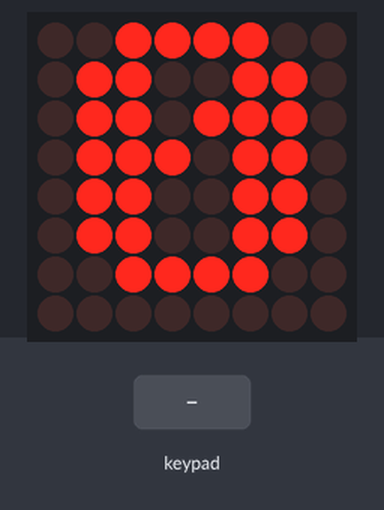
Recording of a sketch running on a simulated ESP32. On the bench: 8×8 LED matrix. The test bench sets the inputs (shaded band).

Above: at 1.2 s.
1.3 s: keypad keys 1 3 1 2 1 4 2 7 A pressed 0.4 s apart
At 5.6 s:
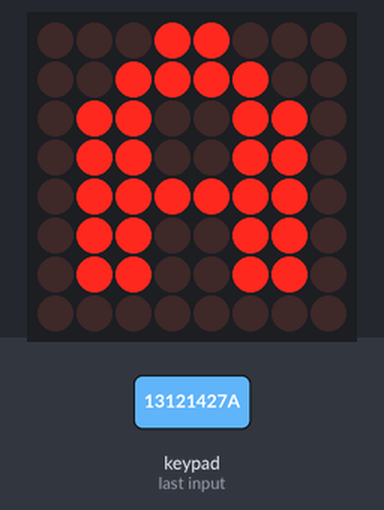
6.4 s: key '5' pressed
At 7.2 s:
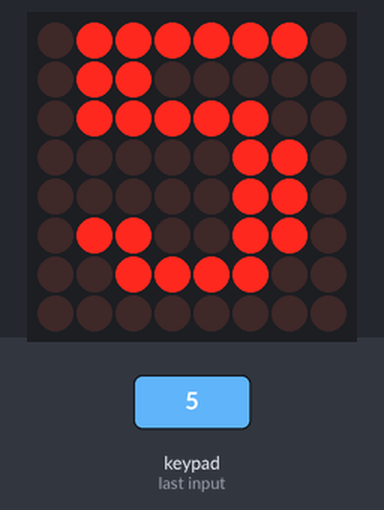
7.9 s: keypad keys 2 6 2 5 3 3 3 2 D pressed 0.4 s apart
At 12.0 s:
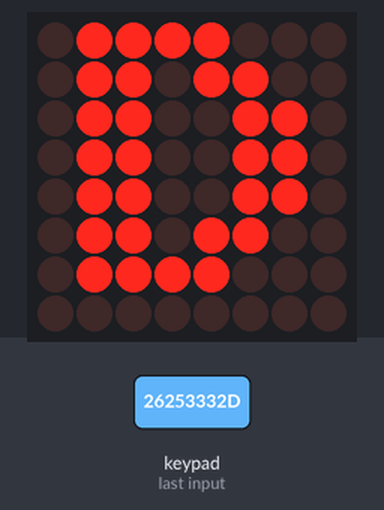
13.0 s: key 'B' pressed
At 14.2 s:
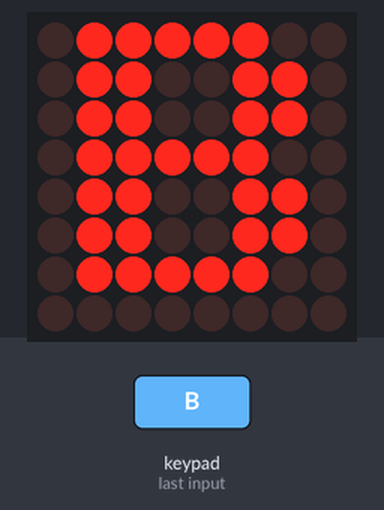
14.5 s: key '8' pressed
At 15.7 s:
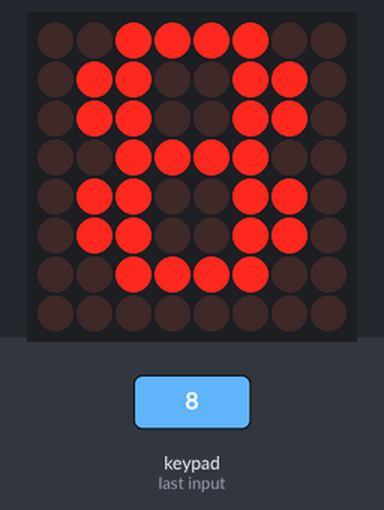
16.0 s: keypad keys 1 3 9 7 2 2 2 2 pressed 0.4 s apart
At 18.0 s:
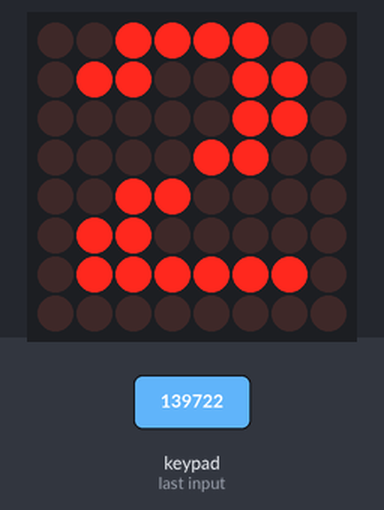
Timing chart, 0 to 19.5 s (numbered marks = the images above; inputs shaded):
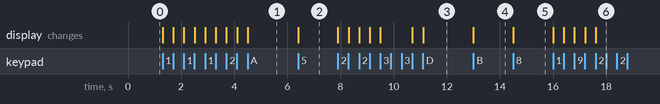

Measured:
- after the input at 1.3 s, the display: first changes at once (image 1 shows a later state)
- after the input at 6.4 s, the display: changes at once (image 2)
- after the input at 7.9 s, the display: first changes at once (image 3 shows a later state)
- after the input at 13.0 s, the display: changes at once (image 4)
- after the input at 14.5 s, the display: changes at once (image 5)
- after the input at 16.0 s, the display: first changes at once (image 6 shows a later state)

The sketch:

ESP32_U1_Keypad_DotMatrix.ino
```cpp
#include <Keypad.h>
#include <LedControl.h>

/*
  U1: ESP32 อ่าน Keypad แล้วแสดงผลบน 8x8 Dot-matrix ผ่าน MAX7219

  การต่อวงจร:
  - แถวของ 4x4 keypad = GPIO13,12,14,27
  - คอลัมน์ของ 4x4 keypad = GPIO26,25,33,32
  - MAX7219 DIN/CLK/CS = GPIO23,18,5

  การทำงาน:
  - กดปุ่ม 0-F บน keypad
  - ตัวอักษร hex ที่กดจะแสดงบน dot-matrix และค้างไว้จนกว่าจะกดปุ่มใหม่

  จุดที่แก้ได้:
  - rowPins/colPins ถ้าต่อสาย keypad ไม่ตรงกับโค้ด
  - glyphs[] ถ้าต้องการเปลี่ยนรูปตัวอักษรบน dot-matrix
*/

// MAX7219: DIN=23, CLK=18, CS=5 ถ้าต่อสายต่างจากนี้ให้แก้เลขพินตรงนี้
LedControl matrix(23, 18, 5, 1);

const byte ROWS = 4;
const byte COLS = 4;
char keys[ROWS][COLS] = {
  {'1', '2', '3', 'A'},
  {'4', '5', '6', 'B'},
  {'7', '8', '9', 'C'},
  {'E', '0', 'F', 'D'}
};
byte rowPins[ROWS] = {13, 12, 14, 27};
byte colPins[COLS] = {26, 25, 33, 32};
Keypad keypad = Keypad(makeKeymap(keys), rowPins, colPins, ROWS, COLS);

const byte glyphs[16][8] = {
  {0x3C,0x66,0x6E,0x76,0x66,0x66,0x3C,0x00},
  {0x18,0x38,0x18,0x18,0x18,0x18,0x7E,0x00},
  {0x3C,0x66,0x06,0x0C,0x30,0x60,0x7E,0x00},
  {0x3C,0x66,0x06,0x1C,0x06,0x66,0x3C,0x00},
  {0x0C,0x1C,0x2C,0x4C,0x7E,0x0C,0x0C,0x00},
  {0x7E,0x60,0x7C,0x06,0x06,0x66,0x3C,0x00},
  {0x3C,0x66,0x60,0x7C,0x66,0x66,0x3C,0x00},
  {0x7E,0x06,0x0C,0x18,0x30,0x30,0x30,0x00},
  {0x3C,0x66,0x66,0x3C,0x66,0x66,0x3C,0x00},
  {0x3C,0x66,0x66,0x3E,0x06,0x66,0x3C,0x00},
  {0x18,0x3C,0x66,0x66,0x7E,0x66,0x66,0x00},
  {0x7C,0x66,0x66,0x7C,0x66,0x66,0x7C,0x00},
  {0x3C,0x66,0x60,0x60,0x60,0x66,0x3C,0x00},
  {0x78,0x6C,0x66,0x66,0x66,0x6C,0x78,0x00},
  {0x7E,0x60,0x60,0x7C,0x60,0x60,0x7E,0x00},
  {0x7E,0x60,0x60,0x7C,0x60,0x60,0x60,0x00}
};

int hexValue(char key) {
  // แปลงตัวอักษรจาก keypad เป็นค่า 0..15 ถ้าไม่มีปุ่มหรือไม่ถูกต้องจะคืนค่า -1
  if (key >= '0' && key <= '9') return key - '0';
  if (key >= 'A' && key <= 'F') return key - 'A' + 10;
  return -1;
}

void showGlyph(byte value) {
  // เขียนข้อมูลครบ 8 แถวลง MAX7219 แล้วภาพจะค้างอยู่จนกว่าจะเขียนค่าใหม่
  for (byte row = 0; row < 8; row++) {
    matrix.setRow(0, row, glyphs[value][row]);
  }
}

void setup() {
  matrix.shutdown(0, false);
  matrix.setIntensity(0, 8);
  matrix.clearDisplay(0);
  showGlyph(0);
}

void loop() {
  // getKey() คืนค่า 0 เมื่อไม่กดปุ่ม จึงไม่เปลี่ยนภาพเดิมบนจอ
  char key = keypad.getKey();
  int value = hexValue(key);
  if (value >= 0) showGlyph((byte)value);
}
```
